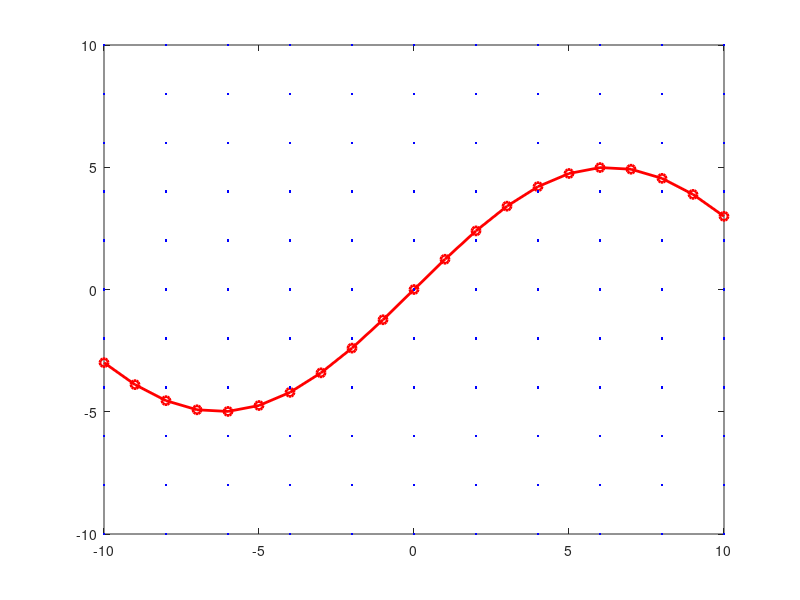

This figure's MATLAB source: (Note: this script raises an error after producing the figure.)
clc; clear; close all;

% refx = -10:10;
% refy = refx;
% refline = [refx' refy'];

% [XX,YY] = meshgrid(refx,refy);
% respts =[XX(:) YY(:)];

refx = -10:10;
% refy = -abs(refx)+10;
refy = 5*sin(refx/4);
refline = [refx' refy'];

spacer = linspace(refx(1),refx(end),11);
[XX,YY] = meshgrid(spacer,spacer);
respts =[XX(:) YY(:)];

% xpts = linspace(-4.5,4.5,7);
% ypts = ones(1,length(xpts))*5.5;
% respts = [xpts;ypts]';



plot(refx,refy,'-or','LineWidth',2)
hold on 
plot(respts(:,1),respts(:,2),'.b')
ax = gca;

[refMagnitude,refAngle,aveX,aveY] = pt2ptInfluence(respts,refline,'none');

unitX = cosd(refAngle);
unitY = sind(refAngle);

quiver(respts(:,1),respts(:,2),unitX,unitY,0.5)
% quiver(respts(:,1),respts(:,2),aveX,aveY)
axis tight
axis equal

legend('Reference Line','Response Points','Orientation Vectors','Location','SouthOutside')
